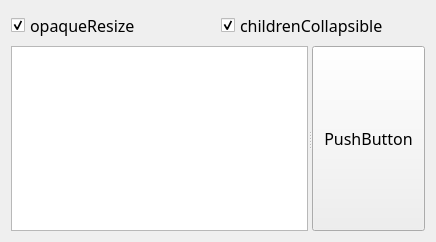
<?xml version="1.0" encoding="UTF-8"?>
<ui version="4.0">
 <class>SplitterWidget</class>
 <widget class="QWidget" name="SplitterWidget">
  <property name="geometry">
   <rect>
    <x>0</x>
    <y>0</y>
    <width>436</width>
    <height>242</height>
   </rect>
  </property>
  <property name="font">
   <font>
    <family>新宋体</family>
    <pointsize>12</pointsize>
   </font>
  </property>
  <property name="windowTitle">
   <string>SplitterWidget</string>
  </property>
  <layout class="QVBoxLayout" name="verticalLayout">
   <item>
    <layout class="QHBoxLayout" name="horizontalLayout">
     <item>
      <widget class="QCheckBox" name="checkBox">
       <property name="text">
        <string>opaqueResize</string>
       </property>
       <property name="checked">
        <bool>true</bool>
       </property>
      </widget>
     </item>
     <item>
      <widget class="QCheckBox" name="checkBox_2">
       <property name="text">
        <string>childrenCollapsible</string>
       </property>
       <property name="checked">
        <bool>true</bool>
       </property>
      </widget>
     </item>
    </layout>
   </item>
   <item>
    <widget class="QSplitter" name="splitter">
     <property name="orientation">
      <enum>Qt::Horizontal</enum>
     </property>
     <widget class="QTextEdit" name="textEdit"/>
     <widget class="QPushButton" name="pushButton">
      <property name="text">
       <string>PushButton</string>
      </property>
     </widget>
    </widget>
   </item>
  </layout>
 </widget>
 <resources/>
 <connections/>
</ui>
